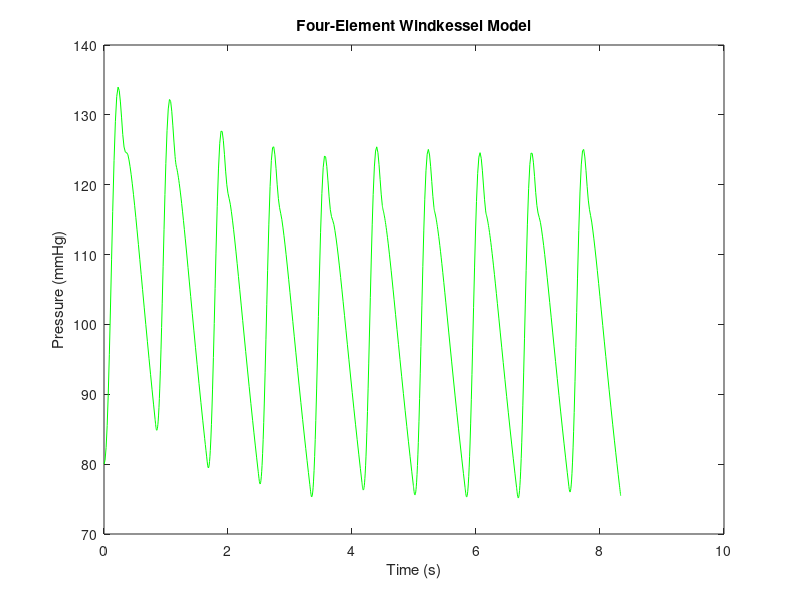

Recreate this plot in MATLAB.
clear all
clc

%Initial condition, do not change
I0 = 500;

%Cardiac period Tc and systolic duration Ts
Tc = 60/72;     
Ts = (2/5)*Tc;  

%Modify parameter here to change time span
time_span = 10;

%Modify parameters here to change pressure waveform
R = 1; C = 1; R1 = 0.05; L = 0.005;

% Input Signal Functions

%Blood flow function I(t)
I = @(t) I0*sin((pi*mod(t,Tc))/Ts).^2.*(mod(t,Tc)<=Ts);

%Blood flow first derivative  I'(t)
Idot = @(t) I0*2*sin(pi*mod(t,Tc)/Ts).*cos(pi*mod(t,Tc)/Ts)*pi/Ts.*(mod(t,Tc)<=Ts);

%Blood flow second derivative I"(t)
Idotdot = @(t) I0*2*(cos(pi*mod(t,Tc)/Ts).^2 - sin(pi*mod(t,Tc)/Ts).^2)*(pi/Ts)^2.*(mod(t,Tc)<=Ts);

% 4-element Windkessel ODE - formulation online somewhere
fun = @(t,y)[y(2);
    (Idotdot(t)*(R*L*C*R1)+Idot(t)*(L*(R+R1))+I(t)*(R*R1) - (y(2)*(C*R*R1+L)+y(1)*R1))/(L*C*R)];

% Initial conditions and time span 
y0 = [80; 0];
tspan = [0 time_span*Tc];

% Solve
[T,Y] = ode45(fun,tspan,y0);

% Plot pressure
plot(T,Y(:,1),'g')
xlabel('Time (s)')
ylabel('Pressure (mmHg)')
title('Four-Element Windkessel Model')

%Solution object can be opened to get voltage values
%Most likely exert the voltage in mV towards voltmeter